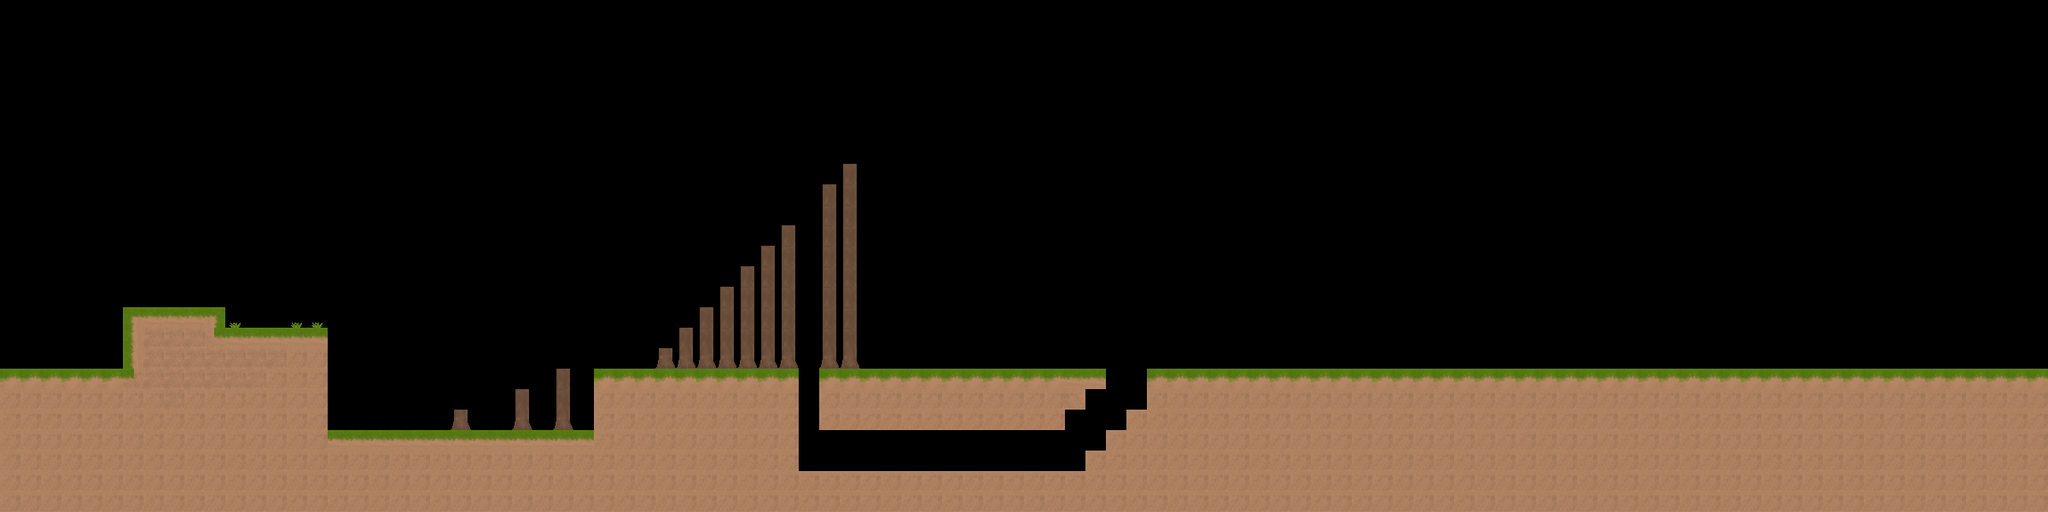

Below is a game level as drawn by its tile map, then a one-line description and the .tmx that defines it (tile-layer data replaced by summaries):
An orthogonal 100x25 tile map with 24x24 px tiles, 1 tile layer (Tile Layer 1) and 22 objects.

<map version="1.0" orientation="orthogonal" renderorder="right-down" width="100" height="25" tilewidth="24" tileheight="24" nextobjectid="1">
 <tileset firstgid="1" name="forest" tilewidth="24" tileheight="24" tilecount="72">
  <image source="foresttile.png" trans="ff00ff" width="192" height="217" />
  <tile id="0">
   <objectgroup draworder="index">
    <object id="0" x="0" y="0" width="24" height="23.75" />
   </objectgroup>
  </tile>
  <tile id="1">
   <objectgroup draworder="index">
    <object id="0" x="0" y="-0.25" width="23.75" height="24" />
   </objectgroup>
  </tile>
  <tile id="3">
   <objectgroup draworder="index">
    <object id="0" x="3.5" y="-0.5" width="16.75" height="24" />
   </objectgroup>
  </tile>
  <tile id="8">
   <objectgroup draworder="index">
    <object id="0" x="-0.5" y="-0.25" width="24.75" height="24.25" />
   </objectgroup>
  </tile>
  <tile id="9">
   <objectgroup draworder="index">
    <object id="0" x="0" y="0.25" width="24" height="23.5" />
   </objectgroup>
  </tile>
  <tile id="11">
   <objectgroup draworder="index">
    <object id="0" x="0.5" y="23.5">
     <polyline points="0,0 4.26531,-10.75 4.04082,-23.75 18.4082,-24 18.6327,-12.5 22,-0.25 0.22449,0.25" />
    </object>
   </objectgroup>
  </tile>
  <tile id="24">
   <objectgroup draworder="index">
    <object id="0" x="-0.75" y="0.25" width="24.75" height="23.5" />
   </objectgroup>
  </tile>
  <tile id="25">
   <objectgroup draworder="index">
    <object id="0" x="-0.25" y="0" width="24.5" height="23.75" />
   </objectgroup>
  </tile>
  <tile id="32">
   <objectgroup draworder="index">
    <object id="0" x="-0.25" y="-0.5" width="24.5" height="24.75" />
   </objectgroup>
  </tile>
  <tile id="33">
   <objectgroup draworder="index">
    <object id="0" x="0.25" y="0" width="23.5" height="23.75" />
   </objectgroup>
  </tile>
  <tile id="34">
   <objectgroup draworder="index">
    <object id="0" x="0" y="0.25" width="24" height="23.75" />
   </objectgroup>
  </tile>
  <tile id="35">
   <objectgroup draworder="index">
    <object id="0" x="-0.25" y="0.25" width="24" height="23.5" />
   </objectgroup>
  </tile>
  <tile id="40">
   <objectgroup draworder="index">
    <object id="0" x="0" y="-0.25" width="24" height="24" />
   </objectgroup>
  </tile>
  <tile id="43">
   <objectgroup draworder="index">
    <object id="0" x="0" y="0.25" width="23.75" height="24" />
   </objectgroup>
  </tile>
  <tile id="48">
   <objectgroup draworder="index">
    <object id="0" x="0" y="0" width="23.75" height="24" />
   </objectgroup>
  </tile>
  <tile id="50">
   <objectgroup draworder="index">
    <object id="0" x="0" y="0" width="24" height="24" />
   </objectgroup>
  </tile>
  <tile id="52">
   <objectgroup draworder="index">
    <object id="0" x="-0.25" y="0" width="24.25" height="24.25" />
   </objectgroup>
  </tile>
  <tile id="53">
   <objectgroup draworder="index">
    <object id="0" x="0" y="0" width="23.75" height="24.25" />
   </objectgroup>
  </tile>
  <tile id="56">
   <objectgroup draworder="index">
    <object id="0" x="0.25" y="0.25" width="23.75" height="23.75" />
   </objectgroup>
  </tile>
  <tile id="58">
   <objectgroup draworder="index">
    <object id="0" x="0" y="0" width="24.5" height="24" />
   </objectgroup>
  </tile>
  <tile id="60">
   <objectgroup draworder="index">
    <object id="0" x="-0.5" y="0.25" width="24.5" height="23.75" />
   </objectgroup>
  </tile>
  <tile id="61">
   <objectgroup draworder="index">
    <object id="0" x="-0.25" y="0.25" width="23.75" height="23.5" />
   </objectgroup>
  </tile>
 </tileset>
 <layer name="Tile Layer 1" width="100" height="25">
  <data>[2500 cells, 702 non-empty, 13 distinct tile ids]</data>
 </layer>
</map>